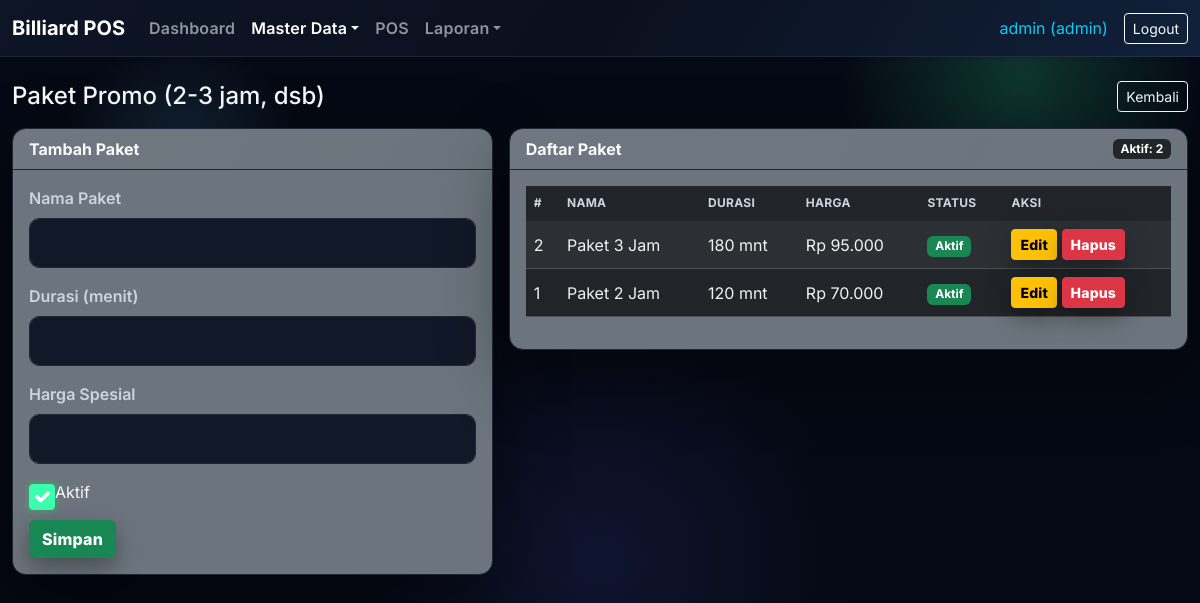
The app's page /master/packages.php (signed in) with its own data.
### tables this page shows
CREATE TABLE `packages` (
  `id` int(11) NOT NULL,
  `name` varchar(100) NOT NULL,
  `duration_minutes` int(11) NOT NULL,
  `special_price` int(11) NOT NULL,
  `is_active` tinyint(1) NOT NULL DEFAULT 1,
  `created_at` timestamp NOT NULL DEFAULT current_timestamp()
);

### includes/functions.php (called while the page is built, shortened)
<?php
function format_rupiah($number) {
    return 'Rp ' . number_format((int)$number, 0, ',', '.');
}
?>

### master/packages.php (the view, shortened to what this page needs)
<?php
require_once __DIR__ . '/../includes/functions.php';
$packages = $pdo->query("SELECT * FROM packages ORDER BY id DESC")->fetchAll();
$editData = null;
?>
<?php include __DIR__ . '/../includes/header.php'; ?>
<div class="d-flex justify-content-between align-items-center mb-3">
    <h4 class="mb-0">Paket Promo (2-3 jam, dsb)</h4>
    <a href="/billiard_pos/index.php" class="btn btn-outline-light btn-sm">Kembali</a>
</div>
<div class="row g-3">
    <div class="col-md-5">
        <div class="card bg-secondary text-light">
            <div class="card-header"><?php echo $editData ? 'Edit Paket' : 'Tambah Paket'; ?></div>
            <div class="card-body">
                <form method="post">
                    <div class="mb-3">
                        <label class="form-label">Nama Paket</label>
                        <input type="text" name="name" class="form-control" required value="<?php echo htmlspecialchars($editData['name'] ?? ''); ?>">
                    </div>
                    <div class="mb-3">
                        <label class="form-label">Durasi (menit)</label>
                        <input type="number" name="duration_minutes" class="form-control" required value="<?php echo htmlspecialchars($editData['duration_minutes'] ?? ''); ?>">
                    </div>
                    <div class="mb-3">
                        <label class="form-label">Harga Spesial</label>
                        <input type="number" name="special_price" class="form-control" required value="<?php echo htmlspecialchars($editData['special_price'] ?? ''); ?>">
                    </div>
                    <div class="form-check mb-3">
                        <input class="form-check-input" type="checkbox" value="1" name="is_active" id="is_active" <?php echo (($editData['is_active'] ?? 1) ? 'checked' : ''); ?>>
                        <label class="form-check-label" for="is_active">Aktif</label>
                    </div>
                    <button type="submit" class="btn btn-success">Simpan</button>
                </form>
            </div>
        </div>
    </div>
    <div class="col-md-7">
        <div class="card bg-secondary text-light">
            <div class="card-header d-flex justify-content-between align-items-center">
                <span>Daftar Paket</span>
                <span class="badge bg-dark">Aktif: <?php echo count(array_filter($packages, fn($p)=>$p['is_active'])); ?></span>
            </div>
            <div class="card-body">
                <table class="table table-dark table-striped align-middle">
                    <thead><tr><th>#</th><th>Nama</th><th>Durasi</th><th>Harga</th><th>Status</th><th>Aksi</th></tr></thead>
                    <tbody>
                    <?php foreach ($packages as $p): ?>
                        <tr>
                            <td><?php echo $p['id']; ?></td>
                            <td><?php echo htmlspecialchars($p['name']); ?></td>
                            <td><?php echo $p['duration_minutes']; ?> mnt</td>
                            <td><?php echo format_rupiah($p['special_price']); ?></td>
                            <td><?php echo $p['is_active'] ? '<span class="badge bg-success">Aktif</span>' : '<span class="badge bg-danger">Nonaktif</span>'; ?></td>
                            <td>
                                <a href="?edit=<?php echo $p['id']; ?>" class="btn btn-sm btn-warning">Edit</a>
                                <a href="?delete=<?php echo $p['id']; ?>" class="btn btn-sm btn-danger" onclick="return confirm('Hapus paket?')">Hapus</a>
                            </td>
                        </tr>
                    <?php endforeach; ?>
                    </tbody>
                </table>
            </div>
        </div>
    </div>
</div>
<?php include __DIR__ . '/../includes/footer.php'; ?>

### assets/css/custom.css (style rules this page uses)
:root { --bg: #050913; --bg-alt: #0b1220; --panel: #0f172a; --panel-2: #0b1626; --border: #1f2635; --text: #e7ecf5; --muted: #9fb3c8; --accent: #3bffae; --accent-2: #5ed0ff; --warn: #fcb654; --danger: #ff6b6b; --shadow: 0 24px 70px rgba(0,0,0,0.45); --radius: 14px; --font: 'Inter', 'Segoe UI', system-ui, -apple-system, sans-serif; }
body { font-family: var(--font); background: radial-gradient(220px 220px at 15% 20%, rgba(94,208,255,0.16), transparent 55%), radial-gradient(300px 300px at 85% 10%, rgba(59,255,174,0.18), transparent 60%), radial-gradient(420px 420px at 50% 70%, rgba(92,105,255,0.12), transparent 60%), var(--bg); color: var(--text); min-height: 100vh; animation: bgMove 18s ease-in-out infinite alternate; }
.card { background: var(--panel); border: 1px solid var(--border); border-radius: var(--radius); box-shadow: var(--shadow); }
.card-header { border-bottom: 1px solid var(--border); background: linear-gradient(120deg, rgba(255,255,255,0.02), rgba(255,255,255,0)); color: #f8fafc; font-weight: 700; }
.form-control, .form-select { background-color: #111827; color: var(--text); border-color: var(--border); border-radius: 10px; }
label.form-label { color: #cbd5e1; font-weight: 600; }
.btn-primary, .btn-success, .btn-warning, .btn-danger { font-weight: 800; letter-spacing: 0.2px; box-shadow: 0 10px 25px rgba(0,0,0,0.35); transition: transform .18s ease, box-shadow .18s ease; }
.table-dark th, .table-dark td { color: #f1f1f1; }
.table thead th { border-color: var(--border); color: #cbd5e1; text-transform: uppercase; letter-spacing: 0.3px; font-size: 12px; }
.table-striped>tbody>tr:nth-of-type(odd)>* { background-color: rgba(255,255,255,0.02); }
.form-control, .form-select, .form-check-input { padding: 12px 12px; }
.form-check-input:checked { background-color: var(--accent); border-color: var(--accent); box-shadow: 0 0 0 4px rgba(34,197,94,0.18); }
a { transition: color .16s ease, opacity .16s ease; }

### records on screen
packages: id "2", name "Paket 3 Jam", duration_minutes "180", special_price "Rp 95.000", is_active "Aktif"
packages: id "1", name "Paket 2 Jam", duration_minutes "120", special_price "Rp 70.000", is_active "Aktif"

### other values on screen
$company['name'] "Billiard POS"
$u['username'] "admin"
$u['role'] "admin"
count(array_filter($packages, fn($p)=>$p['is_active'])) "2"
